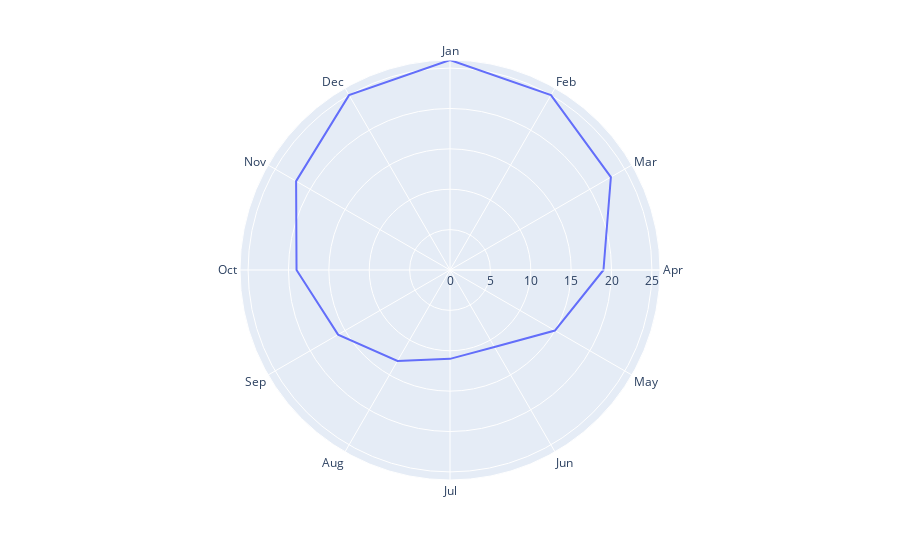

Notebook code cell kept with this figure:
### Code cell
fig = px.line_polar(data_8, r='temp', theta='month', line_close=True)

fig.show()

### Figure 1 — Plotly figure (JSON) as saved in the notebook; plotly's stock layout.template omitted (floating-point values rounded to 4 significant figures)
{"data": [{"hovertemplate": "temp=%{r}<br>month=%{theta}<extra></extra>", "legendgroup": "", "line": {"color": "#636efa", "dash": "solid"}, "marker": {"symbol": "circle"}, "mode": "lines", "name": "", "r": [26, 25, 23, 19, 15, 11, 11, 13, 16, 19, 22, 25, 26], "showlegend": false, "subplot": "polar", "theta": ["Jan", "Feb", "Mar", "Apr", "May", "Jun", "Jul", "Aug", "Sep", "Oct", "Nov", "Dec", "Jan"], "type": "scatterpolar"}], "layout": {"legend": {"tracegroupgap": 0}, "margin": {"t": 60}, "polar": {"angularaxis": {"direction": "clockwise", "rotation": 90}, "domain": {"x": [0, 1], "y": [0, 1]}}}}
